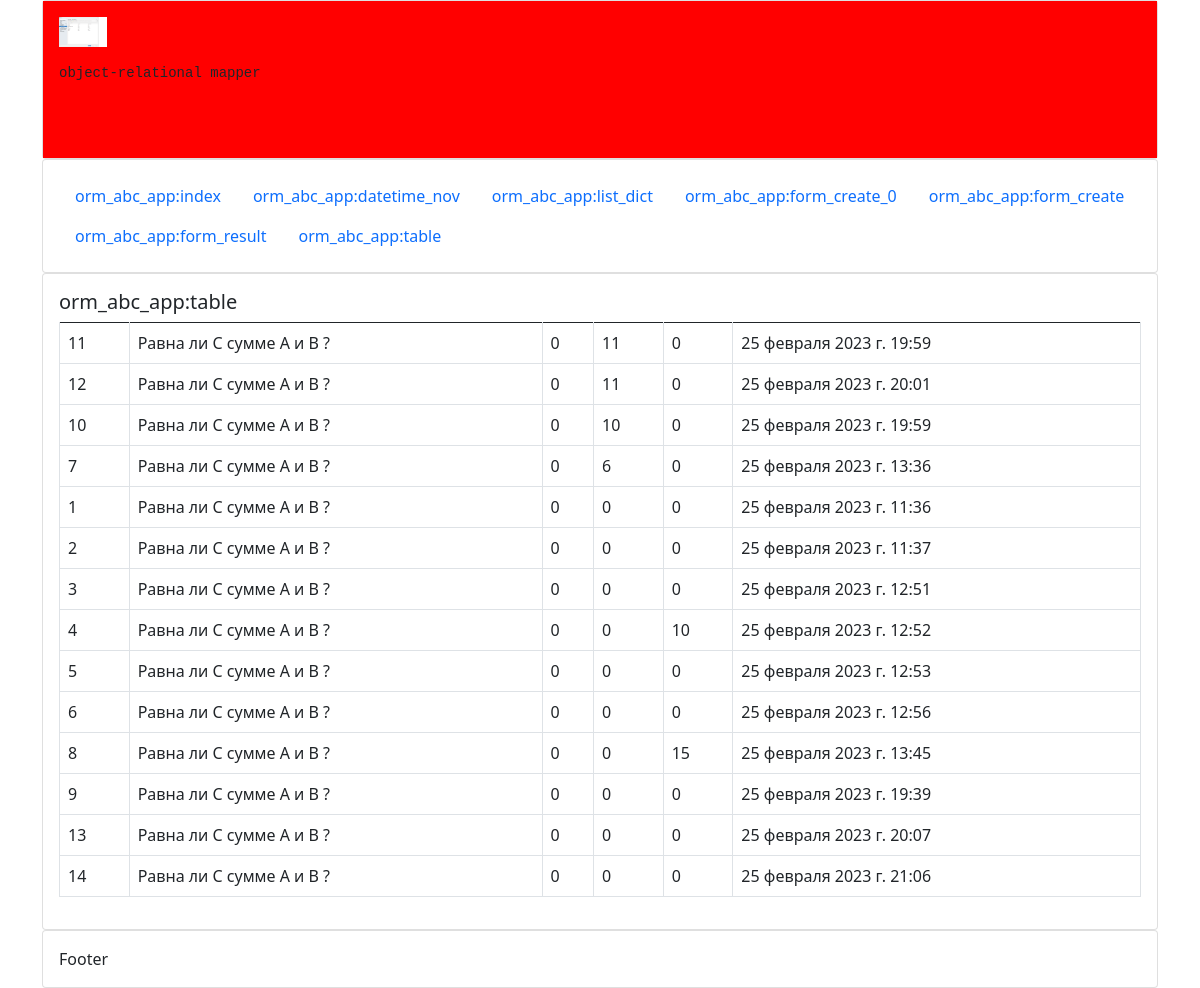
/table/, run on an earlier commit of the app's database.
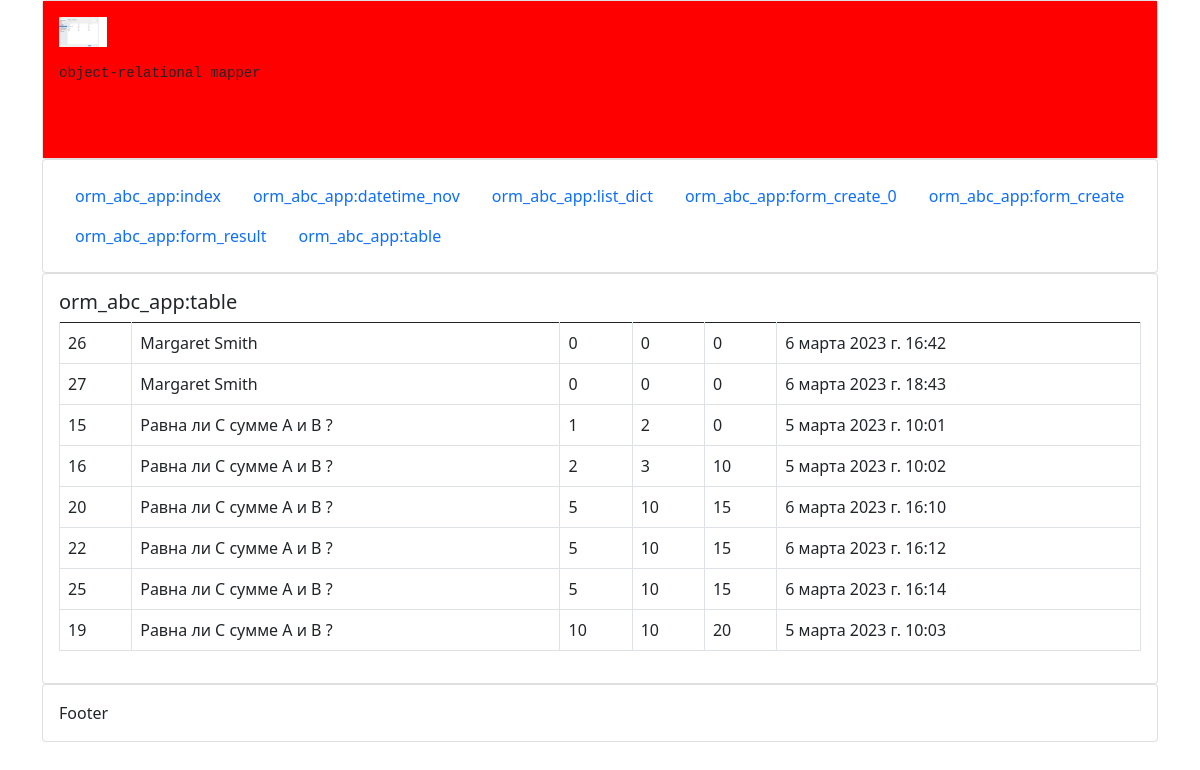
And on a later commit of the database.
### orm_abc_app/models.py (models this page shows, shortened)
class Abc(models.Model):
    task = models.CharField("Формулировка задачи", default="Равна ли С сумме A и B ?", max_length=256)
    a = models.IntegerField("Значение А", default=0, )
    b = models.IntegerField("Значение B", default=0, help_text="Подсказка для поля")
    c = models.IntegerField("Значение С", choices=c_choices, default=0, )
    current_date = models.DateTimeField("Дата Записи", auto_now=True)
    class Meta:
        verbose_name = "A_B_C"
        verbose_name_plural = "A_B_C_S"
        ordering = ("a", "-b")

### orm_abc_app/views.py (the view)
# urls.py: path('table/', views.table, name='table'),
def table(request):
    rows = Abc.objects.values_list()
    print(rows)
    context = {'rows': rows}
    return render(request, 'table.html', context)

### orm_abc_app/templates/table.html (shortened to what this page needs)
{% extends 'layout.html' %}
{% block content %}
    <h5>orm_abc_app:table</h5>
    <table class="table table-bordered">
        <tbody style="border-top: 3.0px;">
        {% for row in rows %}
            <tr>
                {% for item in row %}
                    <td>
                        {{ item }}
                    </td>
                {% endfor %}
            </tr>
        {% endfor %}
    </table>
{% endblock %}

### orm_abc_app/templates/layout.html (shortened to what this page needs)
<!doctype html>
<html lang="en">
<head>
    <link href="https://cdn.jsdelivr.net/npm/bootstrap@5.1.3/dist/css/bootstrap.min.css" rel="stylesheet"
>
    {% load static %}
    <link href="{% static 'css/mycss.css' %}" rel="stylesheet">
</head>
<div class="container">
    <div class="card">
        <div class="card-body bgc">
            {% load static %} <img src="{% static 'images/settings_django.png' %}"
                                   alt="settings_django" height="30px">
            <p>
            <pre>
object-relational mapper
        </pre>
            </p>
        </div>
    </div>
    <div class="card">
        <div class="card-body">
            {% include "navigation.html" %}
        </div>
    </div>
    <div class="card">
        <div class="card-body">
            {% block content %}{% endblock %}
        </div>
    </div>
    <div class="card">
        <div class="card-body">
            Footer
        </div>
    </div>
</div>
<body>
</body>
</html>

### orm_abc_app/templates/navigation.html
<ul class="nav">
    <li class="nav-item"><a class="nav-link" href="{% url 'orm_abc_app:index' %}">orm_abc_app:index</a></li>
    <li class="nav-item"><a class="nav-link" href="{% url 'orm_abc_app:datetime_nov' %}">orm_abc_app:datetime_nov</a>
    <li class="nav-item"><a class="nav-link" href="{% url 'orm_abc_app:list_dict' %}">orm_abc_app:list_dict</a></li>
    <li class="nav-item"><a class="nav-link" href="{% url 'orm_abc_app:form_create_0' %}">orm_abc_app:form_create_0</a></li>
    <li class="nav-item"><a class="nav-link" href="{% url 'orm_abc_app:form_create' %}">orm_abc_app:form_create</a></li>
    <li class="nav-item"><a class="nav-link" href="{% url 'orm_abc_app:form_result' %}">orm_abc_app:form_result</a></li>
    <li class="nav-item"><a class="nav-link" href="{% url 'orm_abc_app:table' %}">orm_abc_app:table</a></li>
</ul>

### orm_abc_app/static/css/mycss.css (style rules this page uses)
.bgc { background-color: red }

What changed in the data, as far as the page shows it:
removed Abc: row "11" "Равна ли С сумме A и B ?" "0" "11" "0" "25 февраля 2023 г. 19:59"
removed Abc: row "12" "Равна ли С сумме A и B ?" "0" "11" "0" "25 февраля 2023 г. 20:01"
removed Abc: row "10" "Равна ли С сумме A и B ?" "0" "10" "0" "25 февраля 2023 г. 19:59"
removed Abc: row "7" "Равна ли С сумме A и B ?" "0" "6" "0" "25 февраля 2023 г. 13:36"
removed Abc: row "1" "Равна ли С сумме A и B ?" "0" "0" "0" "25 февраля 2023 г. 11:36"
removed Abc: row "2" "Равна ли С сумме A и B ?" "0" "0" "0" "25 февраля 2023 г. 11:37"
removed Abc: row "3" "Равна ли С сумме A и B ?" "0" "0" "0" "25 февраля 2023 г. 12:51"
removed Abc: row "4" "Равна ли С сумме A и B ?" "0" "0" "10" "25 февраля 2023 г. 12:52"
removed Abc: row "5" "Равна ли С сумме A и B ?" "0" "0" "0" "25 февраля 2023 г. 12:53"
removed Abc: row "6" "Равна ли С сумме A и B ?" "0" "0" "0" "25 февраля 2023 г. 12:56"
removed Abc: row "8" "Равна ли С сумме A и B ?" "0" "0" "15" "25 февраля 2023 г. 13:45"
removed Abc: row "9" "Равна ли С сумме A и B ?" "0" "0" "0" "25 февраля 2023 г. 19:39"
removed Abc: row "13" "Равна ли С сумме A и B ?" "0" "0" "0" "25 февраля 2023 г. 20:07"
removed Abc: row "14" "Равна ли С сумме A и B ?" "0" "0" "0" "25 февраля 2023 г. 21:06"
added Abc: row "26" "Margaret Smith" "0" "0" "0" "6 марта 2023 г. 16:42"
added Abc: row "27" "Margaret Smith" "0" "0" "0" "6 марта 2023 г. 18:43"
added Abc: row "15" "Равна ли С сумме A и B ?" "1" "2" "0" "5 марта 2023 г. 10:01"
added Abc: row "16" "Равна ли С сумме A и B ?" "2" "3" "10" "5 марта 2023 г. 10:02"
added Abc: row "20" "Равна ли С сумме A и B ?" "5" "10" "15" "6 марта 2023 г. 16:10"
added Abc: row "22" "Равна ли С сумме A и B ?" "5" "10" "15" "6 марта 2023 г. 16:12"
added Abc: row "25" "Равна ли С сумме A и B ?" "5" "10" "15" "6 марта 2023 г. 16:14"
added Abc: row "19" "Равна ли С сумме A и B ?" "10" "10" "20" "5 марта 2023 г. 10:03"
